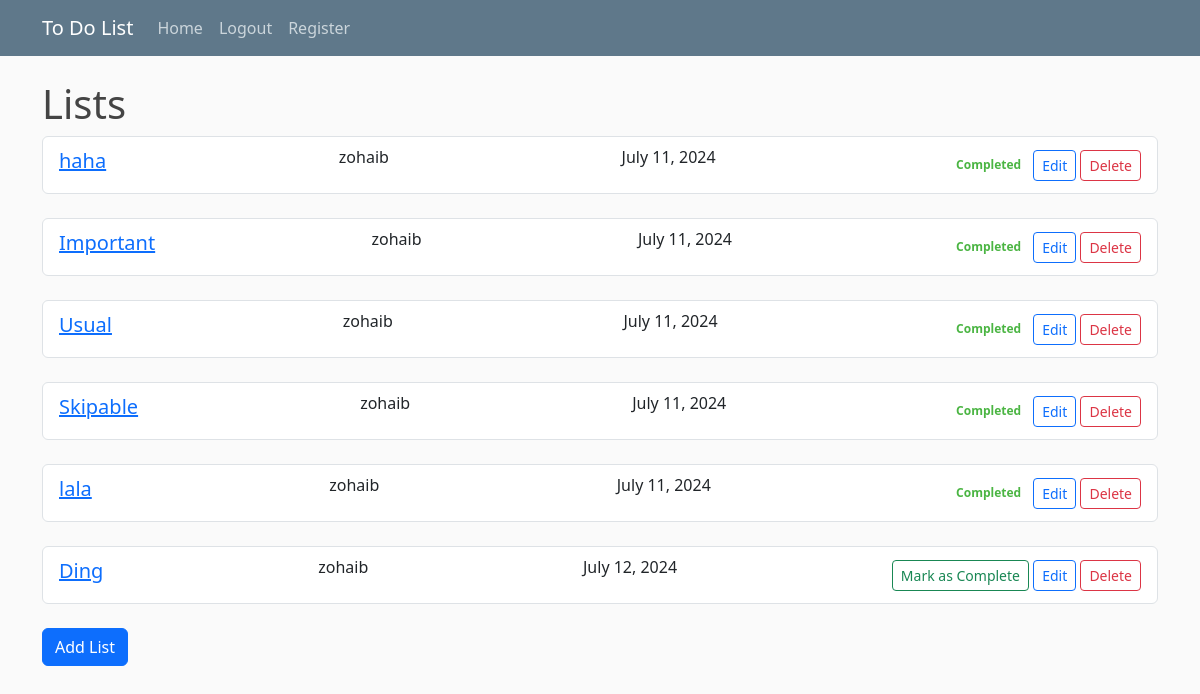
The app's page / (signed in) with its own data.
### todoapp/models.py (models this page shows, shortened)
class List(models.Model):
    name = models.CharField(max_length=200)
    date_created = models.DateField(auto_now_add=True)
    complete = models.BooleanField(default=False)
    creator = models.ForeignKey(User, on_delete=models.CASCADE)

### todoapp/views.py (the view)
# urls.py: path('', GetListsView.as_view(), name='homepage'),
class GetListsView(ListView):
    model = List
    template_name = 'homepage.html'
    context_object_name = 'lists'
    paginate_by = 8

### todoapp/templates/homepage.html
{% extends "main.html" %}
{% block content %}
<h1>Lists</h1>
{% for list in lists %}
{% if request.user == list.creator %}
<ul class="list-group mb-4">
        <li class="list-group-item d-flex justify-content-between align-items-center">
            <h5><a href="{% url 'tasks' list.id %}">{{ list.name }}</a></h5>
            <p>{{ list.creator }}</p>
            <p>{{ list.date_created }}</p>
            <span>
                {% if list.complete %}
                    <b><span class="badge badge-success" style="color:#4BB543;">Completed</span></b>
                {% else %}
                    <a href="{% url 'mark-as-complete-list' list.id %}" class="btn btn-sm btn-outline-success">Mark as Complete</a>
                {% endif %}
                <a href="{% url 'update-list' list.id %}" class="btn btn-sm btn-outline-primary">Edit</a>
                <a href="{% url 'delete-list' list.id %}" class="btn btn-sm btn-outline-danger">Delete</a>
            </span>
        </li>
</ul>
{% endif %}
{% endfor %}
<a href="{% url 'new-list' %}" class="btn btn-primary">Add List</a>
{% endblock %}

### templates/main.html (shortened to what this page needs)
<!DOCTYPE html>
{% load static %}
<html lang="en">
<head>
    <link href="https://cdn.jsdelivr.net/npm/bootstrap@5.3.3/dist/css/bootstrap.min.css" rel="stylesheet">
    <link rel="stylesheet" href="{% static 'styles/main.css' %}" />
</head>
<body>
{% include 'navbar.html' %}
    <div class="container">
        {% block content %}
        {% endblock %}
    </div>
</body>
</html>

### templates/navbar.html (shortened to what this page needs)
<header class="site-header">
  <nav class="navbar navbar-expand-md navbar-dark bg-steel fixed-top">
    <div class="container">
      <a class="navbar-brand mr-4" href="/">To Do List</a>
      <div class="collapse navbar-collapse" id="navbarToggle">
        <div class="navbar-nav mr-auto">
          <a class="nav-item nav-link" href="/">Home</a>
        </div>
        <div class="navbar-nav ml-auto">
          {% if user.is_authenticated %}
          <a class="nav-item nav-link" href="{% url 'logout' %}">Logout</a>
          {% else %}
          <a class="nav-item nav-link" href="{% url 'login' %}">Login</a>
          {% endif %}
          <a class="nav-item nav-link" href="{% url 'register' %}">Register</a>
        </div>
      </div>
    </div>
  </nav>
</header>

### static/styles/main.css (style rules this page uses)
body { background: #fafafa; color: #333333; margin-top: 5rem; }
h1, h2, h3, h4, h5, h6 { color: #444444; }
ul { margin: 0; }
.bg-steel { background-color: #5f788a; }
.site-header .navbar-nav .nav-link { color: #cbd5db; }

### records on screen
List: name "haha", creator "zohaib", date_created "July 11, 2024", complete "Completed"
List: name "Important", creator "zohaib", date_created "July 11, 2024", complete "Completed"
List: name "Usual", creator "zohaib", date_created "July 11, 2024", complete "Completed"
List: name "Skipable", creator "zohaib", date_created "July 11, 2024", complete "Completed"
List: name "lala", creator "zohaib", date_created "July 11, 2024", complete "Completed"
List: name "Ding", creator "zohaib", date_created "July 12, 2024", complete "Mark as Complete"
